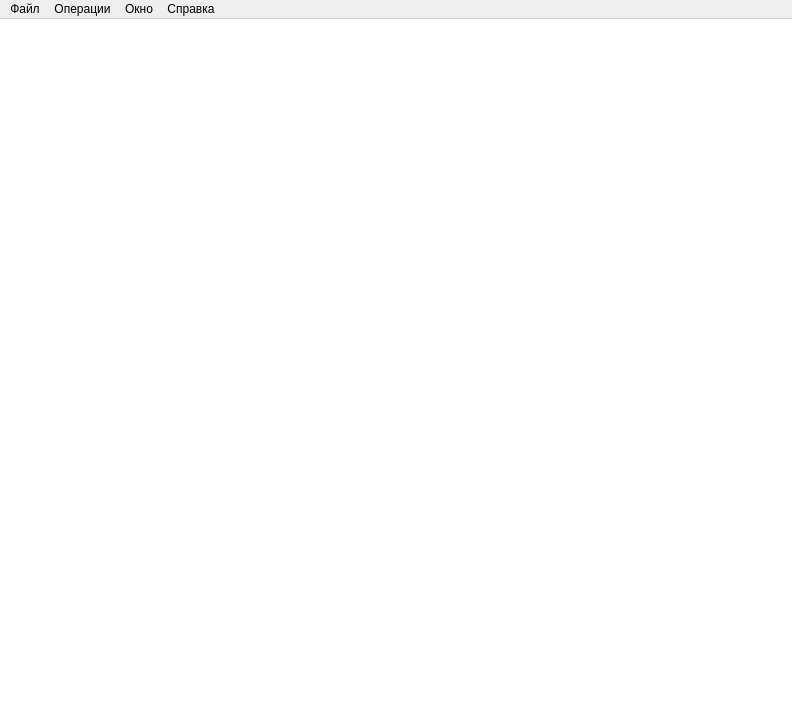
<?xml version="1.0" encoding="UTF-8"?>
<ui version="4.0">
 <class>MainWindow</class>
 <widget class="QMainWindow" name="MainWindow">
  <property name="geometry">
   <rect>
    <x>0</x>
    <y>0</y>
    <width>792</width>
    <height>708</height>
   </rect>
  </property>
  <property name="windowTitle">
   <string>MainWindow</string>
  </property>
  <property name="styleSheet">
   <string notr="true"/>
  </property>
  <widget class="QWidget" name="centralwidget">
   <layout class="QHBoxLayout" name="horizontalLayout">
    <property name="spacing">
     <number>0</number>
    </property>
    <property name="leftMargin">
     <number>0</number>
    </property>
    <property name="topMargin">
     <number>0</number>
    </property>
    <property name="rightMargin">
     <number>0</number>
    </property>
    <property name="bottomMargin">
     <number>0</number>
    </property>
    <item>
     <widget class="QWidget" name="mainWidget" native="true">
      <property name="sizePolicy">
       <sizepolicy hsizetype="Expanding" vsizetype="Expanding">
        <horstretch>0</horstretch>
        <verstretch>0</verstretch>
       </sizepolicy>
      </property>
      <layout class="QVBoxLayout" name="verticalLayout" stretch="3,1">
       <property name="spacing">
        <number>0</number>
       </property>
       <property name="leftMargin">
        <number>0</number>
       </property>
       <property name="topMargin">
        <number>0</number>
       </property>
       <property name="rightMargin">
        <number>0</number>
       </property>
       <property name="bottomMargin">
        <number>0</number>
       </property>
       <item>
        <layout class="QGridLayout" name="gridLayout">
         <property name="spacing">
          <number>0</number>
         </property>
        </layout>
       </item>
       <item>
        <widget class="QPlainTextEdit" name="plainTextEdit">
         <property name="sizePolicy">
          <sizepolicy hsizetype="Preferred" vsizetype="Preferred">
           <horstretch>0</horstretch>
           <verstretch>0</verstretch>
          </sizepolicy>
         </property>
         <property name="frameShape">
          <enum>QFrame::NoFrame</enum>
         </property>
        </widget>
       </item>
      </layout>
     </widget>
    </item>
    <item>
     <widget class="QTableView" name="tableView">
      <property name="sizePolicy">
       <sizepolicy hsizetype="Fixed" vsizetype="Expanding">
        <horstretch>0</horstretch>
        <verstretch>0</verstretch>
       </sizepolicy>
      </property>
      <property name="minimumSize">
       <size>
        <width>300</width>
        <height>0</height>
       </size>
      </property>
      <property name="maximumSize">
       <size>
        <width>300</width>
        <height>16777215</height>
       </size>
      </property>
      <property name="frameShape">
       <enum>QFrame::VLine</enum>
      </property>
      <property name="frameShadow">
       <enum>QFrame::Raised</enum>
      </property>
      <property name="lineWidth">
       <number>0</number>
      </property>
      <attribute name="verticalHeaderVisible">
       <bool>false</bool>
      </attribute>
     </widget>
    </item>
   </layout>
  </widget>
  <widget class="QMenuBar" name="menubar">
   <property name="geometry">
    <rect>
     <x>0</x>
     <y>0</y>
     <width>792</width>
     <height>21</height>
    </rect>
   </property>
   <widget class="QMenu" name="menuFile">
    <property name="title">
     <string>Файл</string>
    </property>
    <addaction name="pushExport"/>
   </widget>
   <widget class="QMenu" name="menuFunctions">
    <property name="title">
     <string>Операции</string>
    </property>
    <addaction name="pushMinimization"/>
    <addaction name="pushStructuring"/>
    <addaction name="separator"/>
    <addaction name="pushClear"/>
   </widget>
   <widget class="QMenu" name="menuInfo">
    <property name="title">
     <string>Справка</string>
    </property>
    <addaction name="pushAboutProgram"/>
   </widget>
   <widget class="QMenu" name="menuWindows">
    <property name="title">
     <string>Окно</string>
    </property>
    <addaction name="showECircuit"/>
    <addaction name="showBranches"/>
    <addaction name="showTable"/>
   </widget>
   <addaction name="menuFile"/>
   <addaction name="menuFunctions"/>
   <addaction name="menuWindows"/>
   <addaction name="menuInfo"/>
  </widget>
  <action name="pushExport">
   <property name="text">
    <string>Экспорт</string>
   </property>
   <property name="shortcut">
    <string>Ctrl+E</string>
   </property>
  </action>
  <action name="pushMinimization">
   <property name="text">
    <string>Минимизация</string>
   </property>
   <property name="shortcut">
    <string>Ctrl+M</string>
   </property>
  </action>
  <action name="pushStructuring">
   <property name="text">
    <string>Структурирование</string>
   </property>
   <property name="shortcut">
    <string>Ctrl+S</string>
   </property>
  </action>
  <action name="pushDestructuring">
   <property name="text">
    <string>Деструктурирование</string>
   </property>
  </action>
  <action name="pushClear">
   <property name="text">
    <string>Очистка</string>
   </property>
   <property name="shortcut">
    <string>Shift+C</string>
   </property>
  </action>
  <action name="pushAboutProgram">
   <property name="text">
    <string>О приложении</string>
   </property>
  </action>
  <action name="showECircuit">
   <property name="text">
    <string>Схема</string>
   </property>
   <property name="toolTip">
    <string>Вкл/Вык отображения схемы</string>
   </property>
   <property name="shortcut">
    <string>Ctrl+1</string>
   </property>
  </action>
  <action name="showBranches">
   <property name="text">
    <string>Ветвления</string>
   </property>
   <property name="toolTip">
    <string>Вкл/Вык отображения ветвлений</string>
   </property>
   <property name="shortcut">
    <string>Ctrl+2</string>
   </property>
  </action>
  <action name="showTable">
   <property name="text">
    <string>Таблица смежности</string>
   </property>
   <property name="toolTip">
    <string>Вкл/Вык отображения таблицы смежности</string>
   </property>
   <property name="shortcut">
    <string>Ctrl+3</string>
   </property>
  </action>
 </widget>
 <tabstops>
  <tabstop>tableView</tabstop>
 </tabstops>
 <resources/>
 <connections/>
</ui>
